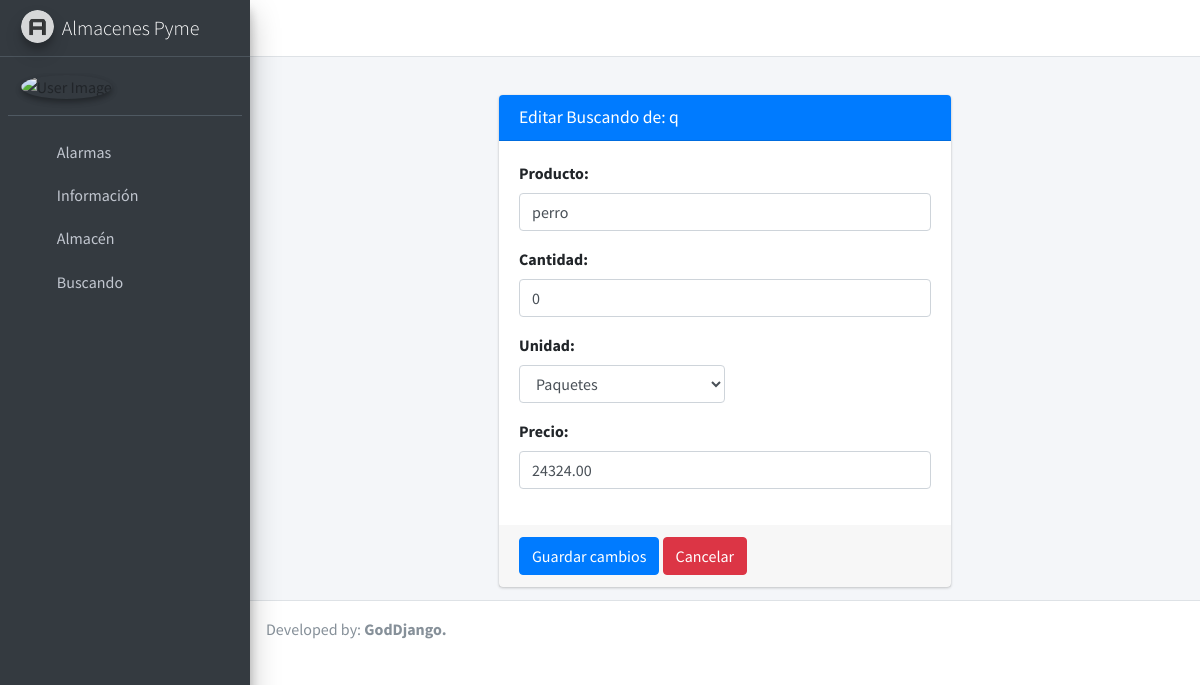
The app's page /root/buscando/edit/3/1 with its own data.
### apps/APyme/models.py (models this page shows, shortened)
class User(AbstractUser):
    email = models.EmailField('dirección de correo', unique=True)
    USERNAME_FIELD = 'email'
    REQUIRED_FIELDS = ['username']
    def __str__(self):
        return self.username

class Buscando(models.Model):
    user = models.ForeignKey(User, on_delete=models.CASCADE, related_name='usuario_buscando')
    producto = models.CharField(max_length=100, verbose_name='producto',
                                validators=[RegexValidator(
                                    regex=r'^[a-zA-Z]+$',
                                    message='El nombre debe contener solo letras'
                                )])
    cantidad = models.PositiveIntegerField(verbose_name='cantidad')
    unidad = models.CharField(max_length=100, verbose_name='unidad')
    precio = models.DecimalField(verbose_name='precio', max_digits=8, decimal_places=2)
    updated_at = models.DateTimeField(auto_now=True)

### apps/APyme/views.py (the view)
# urls.py: path('root/buscando/edit/<int:pk>/<int:user>', EditBuscandoRoot, name='EditBuscandoRoot'),
def EditBuscandoRoot(request, pk, user):
    busc = get_object_or_404(Buscando, pk=pk)
    if request.method == 'POST':
        form = BuscandoFormRoot(instance=busc, data=request.POST)
        if form.is_valid():
            form.instance.user_id = user
            form.save()
            return HttpResponseRedirect(reverse('DetailsRoot', kwargs={'pk': user}))
    uni = Almacen.objects.values_list('unidad')
    return render(request, 'Root/createProductoRoot.html', {
        'buscando': busc,
        'form': BuscandoFormRoot(instance=busc),
        'empresa': User.objects.get(id=user),
        'header': 'Editar Buscando de:',
        'boton': 'Guardar cambios',
        'unidades': Unidad.objects.filter(unidad__in=uni),
        'success_url': reverse('DetailsRoot', kwargs={'pk': user}),
    })

### apps/APyme/forms.py
class BuscandoFormRoot(ModelForm):
    producto = CharField(max_length=100,
                         required=True,
                         widget=TextInput(
                             attrs={'class': 'form-control',
                                    'placeholder': 'Entre el nombre de producto'}))
    cantidad = IntegerField(max_value=99999, required=False,
                            widget=NumberInput(attrs={'class': 'form-control',
                                                      'placeholder': 'Entre la cantidad'}))
    precio = DecimalField(required=False, widget=NumberInput(attrs={'class': 'form-control',
                                                                    'placeholder': 'Entre el precio'}))
    class Meta:
        model = Buscando
        fields = ['producto', 'precio', 'cantidad', 'unidad']

### apps/APyme/context_processors.py (called while the page is built)
def ctx_dict(request):
    if request.user.is_authenticated:
        return {
            'buscandosC': Buscando.objects.filter(user=get_current_user()),
            'almacenesC': Almacen.objects.filter(user=get_current_user()),
            'alarmasC': Alarmas.objects.filter(user2=get_current_user()),
            'empresasC': User.objects.exclude(is_superuser=True),
        }
    else:
        return {
            'buscandos': None,
            'almacenes': None,
            'alarmas': None,
        }

### apps/APyme/models.py (called while the page is built)
    def __str__(self):
        return self.unidad

### apps/APyme/templates/Root/createProductoRoot.html (shortened to what this page needs)
{% extends 'base.html' %}
{% block content %}
    <div class="col-md-6 container">
        <div class="card card-primary">
            <div class="card-header">
                <h3 class="card-title">{{ header }} {{ empresa }}</h3>
            </div>
            <form method="post" action="">
                <div class="card-body">
                    <div class="form-group">
                        <label for="exampleInputPassword1">{{ form.producto.label }}:</label>
                        {{ form.producto }}
                    </div>
                    <div class="form-group">
                        <label for="exampleInputPassword1">{{ form.cantidad.label }}:</label>
                        {{ form.cantidad }}
                    </div>
                    <div class="form-group">
                        <label for="exampleInputPassword1">{{ form.unidad.label }}:</label>
                        <select class="w-50 form-control" name="unidad">
                            {% for u in unidades %}
                                <option>{{ u }}</option>
                            {% endfor %}
                        </select>
                    </div>
                    <div class="form-group">
                        <label for="exampleInputPassword1">{{ form.precio.label }}:</label>
                        {{ form.precio }}
                    </div>
                </div>
                <div class="card-footer">
                    <button type="submit" class="btn btn-primary">{{ boton }}</button>
                    <a href="{{ success_url }}" type="submit" class="btn btn-danger">Cancelar</a>
                </div>
            </form>
        </div>
    </div>
{% endblock %}

### records on screen
User: username "q"
Buscando: producto "perro", cantidad "0", precio "24324.00"

### other values on screen
{{ header }} "Editar Buscando de:"
{{ boton }} "Guardar cambios"
form field unidad "Paquetes"
